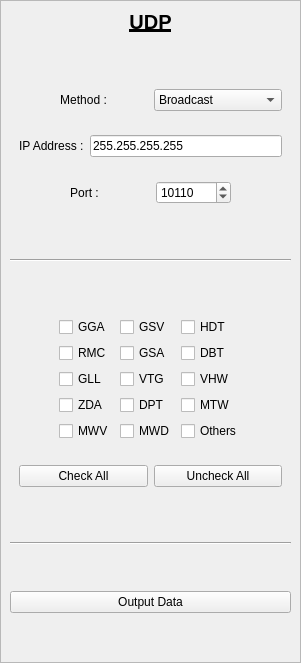
         <widget class="QFrame" name="verticalFrame_udp_output">
          <property name="minimumSize">
           <size>
            <width>275</width>
            <height>0</height>
           </size>
          </property>
          <property name="frameShape">
           <enum>QFrame::Shape::StyledPanel</enum>
          </property>
          <layout class="QVBoxLayout" name="verticalLayout_10">
           <property name="leftMargin">
            <number>9</number>
           </property>
           <property name="topMargin">
            <number>9</number>
           </property>
           <property name="rightMargin">
            <number>9</number>
           </property>
           <property name="bottomMargin">
            <number>9</number>
           </property>
           <item>
            <widget class="QLabel" name="label_16">
             <property name="sizePolicy">
              <sizepolicy hsizetype="Preferred" vsizetype="Maximum">
               <horstretch>0</horstretch>
               <verstretch>0</verstretch>
              </sizepolicy>
             </property>
             <property name="font">
              <font>
               <pointsize>15</pointsize>
               <bold>true</bold>
               <underline>true</underline>
              </font>
             </property>
             <property name="text">
              <string>UDP</string>
             </property>
             <property name="alignment">
              <set>Qt::AlignmentFlag::AlignCenter</set>
             </property>
            </widget>
           </item>
           <item>
            <spacer name="verticalSpacer_21">
             <property name="orientation">
              <enum>Qt::Orientation::Vertical</enum>
             </property>
             <property name="sizeHint" stdset="0">
              <size>
               <width>20</width>
               <height>40</height>
              </size>
             </property>
            </spacer>
           </item>
           <item>
            <layout class="QHBoxLayout" name="horizontalLayout_10">
             <property name="leftMargin">
              <number>9</number>
             </property>
             <property name="topMargin">
              <number>9</number>
             </property>
             <property name="rightMargin">
              <number>9</number>
             </property>
             <property name="bottomMargin">
              <number>9</number>
             </property>
             <item>
              <widget class="QLabel" name="label_17">
               <property name="sizePolicy">
                <sizepolicy hsizetype="Preferred" vsizetype="Preferred">
                 <horstretch>0</horstretch>
                 <verstretch>0</verstretch>
                </sizepolicy>
               </property>
               <property name="text">
                <string>Method :</string>
               </property>
               <property name="alignment">
                <set>Qt::AlignmentFlag::AlignCenter</set>
               </property>
              </widget>
             </item>
             <item>
              <widget class="QComboBox" name="comboBox_udp_host_address">
               <item>
                <property name="text">
                 <string>Broadcast</string>
                </property>
               </item>
               <item>
                <property name="text">
                 <string>Unicast</string>
                </property>
               </item>
               <item>
                <property name="text">
                 <string>Multicast</string>
                </property>
               </item>
              </widget>
             </item>
            </layout>
           </item>
           <item>
            <widget class="QFrame" name="horizontalFrame_udp_ip_address">
             <layout class="QHBoxLayout" name="horizontalLayout_11">
              <property name="leftMargin">
               <number>9</number>
              </property>
              <property name="topMargin">
               <number>9</number>
              </property>
              <property name="rightMargin">
               <number>9</number>
              </property>
              <property name="bottomMargin">
               <number>9</number>
              </property>
              <item>
               <widget class="QLabel" name="label_18">
                <property name="text">
                 <string>IP Address :</string>
                </property>
               </widget>
              </item>
              <item>
               <widget class="QLineEdit" name="lineEdit_udp_ip_address">
                <property name="text">
                 <string>255.255.255.255</string>
                </property>
               </widget>
              </item>
             </layout>
            </widget>
           </item>
           <item>
            <layout class="QHBoxLayout" name="horizontalLayout_3">
             <property name="leftMargin">
              <number>9</number>
             </property>
             <property name="topMargin">
              <number>9</number>
             </property>
             <property name="rightMargin">
              <number>9</number>
             </property>
             <property name="bottomMargin">
              <number>9</number>
             </property>
             <item>
              <spacer name="horizontalSpacer_13">
               <property name="orientation">
                <enum>Qt::Orientation::Horizontal</enum>
               </property>
               <property name="sizeHint" stdset="0">
                <size>
                 <width>40</width>
                 <height>20</height>
                </size>
               </property>
              </spacer>
             </item>
             <item>
              <widget class="QLabel" name="label_15">
               <property name="text">
                <string>Port :</string>
               </property>
               <property name="alignment">
                <set>Qt::AlignmentFlag::AlignCenter</set>
               </property>
              </widget>
             </item>
             <item>
              <spacer name="horizontalSpacer_15">
               <property name="orientation">
                <enum>Qt::Orientation::Horizontal</enum>
               </property>
               <property name="sizeHint" stdset="0">
                <size>
                 <width>40</width>
                 <height>20</height>
                </size>
               </property>
              </spacer>
             </item>
             <item>
              <widget class="QSpinBox" name="spinBox_update_udp_port_output">
               <property name="minimumSize">
                <size>
                 <width>75</width>
                 <height>0</height>
                </size>
               </property>
               <property name="minimum">
                <number>1024</number>
               </property>
               <property name="maximum">
                <number>65535</number>
               </property>
               <property name="value">
                <number>10110</number>
               </property>
              </widget>
             </item>
             <item>
              <spacer name="horizontalSpacer_14">
               <property name="orientation">
                <enum>Qt::Orientation::Horizontal</enum>
               </property>
               <property name="sizeHint" stdset="0">
                <size>
                 <width>40</width>
                 <height>20</height>
                </size>
               </property>
              </spacer>
             </item>
            </layout>
           </item>
           <item>
            <spacer name="verticalSpacer_19">
             <property name="orientation">
              <enum>Qt::Orientation::Vertical</enum>
             </property>
             <property name="sizeHint" stdset="0">
              <size>
               <width>20</width>
               <height>40</height>
              </size>
             </property>
            </spacer>
           </item>
           <item>
            <widget class="Line" name="line">
             <property name="orientation">
              <enum>Qt::Orientation::Horizontal</enum>
             </property>
            </widget>
           </item>
           <item>
            <spacer name="verticalSpacer_20">
             <property name="orientation">
              <enum>Qt::Orientation::Vertical</enum>
             </property>
             <property name="sizeHint" stdset="0">
              <size>
               <width>20</width>
               <height>40</height>
              </size>
             </property>
            </spacer>
           </item>
           <item>
            <layout class="QGridLayout" name="gridLayout_4">
             <property name="leftMargin">
              <number>9</number>
             </property>
             <property name="topMargin">
              <number>9</number>
             </property>
             <property name="rightMargin">
              <number>9</number>
             </property>
             <property name="bottomMargin">
              <number>9</number>
             </property>
             <item row="3" column="2">
              <widget class="QCheckBox" name="checkBox_udp_output_vtg">
               <property name="text">
                <string>VTG</string>
               </property>
              </widget>
             </item>
             <item row="0" column="0">
              <spacer name="horizontalSpacer_21">
               <property name="orientation">
                <enum>Qt::Orientation::Horizontal</enum>
               </property>
               <property name="sizeHint" stdset="0">
                <size>
                 <width>40</width>
                 <height>20</height>
                </size>
               </property>
              </spacer>
             </item>
             <item row="1" column="1">
              <widget class="QCheckBox" name="checkBox_udp_output_rmc">
               <property name="text">
                <string>RMC</string>
               </property>
              </widget>
             </item>
             <item row="0" column="3">
              <widget class="QCheckBox" name="checkBox_udp_output_hdt">
               <property name="text">
                <string>HDT</string>
               </property>
               <property name="checkable">
                <bool>true</bool>
               </property>
              </widget>
             </item>
             <item row="0" column="1">
              <widget class="QCheckBox" name="checkBox_udp_output_gga">
               <property name="text">
                <string>GGA</string>
               </property>
              </widget>
             </item>
             <item row="3" column="1">
              <widget class="QCheckBox" name="checkBox_udp_output_gll">
               <property name="text">
                <string>GLL</string>
               </property>
              </widget>
             </item>
             <item row="4" column="3">
              <widget class="QCheckBox" name="checkBox_udp_output_mtw">
               <property name="text">
                <string>MTW</string>
               </property>
              </widget>
             </item>
             <item row="4" column="1">
              <widget class="QCheckBox" name="checkBox_udp_output_zda">
               <property name="text">
                <string>ZDA</string>
               </property>
              </widget>
             </item>
             <item row="0" column="2">
              <widget class="QCheckBox" name="checkBox_udp_output_gsv">
               <property name="text">
                <string>GSV</string>
               </property>
              </widget>
             </item>
             <item row="1" column="2">
              <widget class="QCheckBox" name="checkBox_udp_output_gsa">
               <property name="text">
                <string>GSA</string>
               </property>
              </widget>
             </item>
             <item row="1" column="3">
              <widget class="QCheckBox" name="checkBox_udp_output_dbt">
               <property name="text">
                <string>DBT</string>
               </property>
               <property name="checkable">
                <bool>true</bool>
               </property>
              </widget>
             </item>
             <item row="0" column="4">
              <spacer name="horizontalSpacer_22">
               <property name="orientation">
                <enum>Qt::Orientation::Horizontal</enum>
               </property>
               <property name="sizeHint" stdset="0">
                <size>
                 <width>40</width>
                 <height>20</height>
                </size>
               </property>
              </spacer>
             </item>
             <item row="4" column="2">
              <widget class="QCheckBox" name="checkBox_udp_output_dpt">
               <property name="text">
                <string>DPT</string>
               </property>
              </widget>
             </item>
             <item row="3" column="3">
              <widget class="QCheckBox" name="checkBox_udp_output_vhw">
               <property name="text">
                <string>VHW</string>
               </property>
               <property name="checkable">
                <bool>true</bool>
               </property>
              </widget>
             </item>
             <item row="5" column="1">
              <widget class="QCheckBox" name="checkBox_udp_output_mwv">
               <property name="text">
                <string>MWV</string>
               </property>
              </widget>
             </item>
             <item row="5" column="2">
              <widget class="QCheckBox" name="checkBox_udp_output_mwd">
               <property name="text">
                <string>MWD</string>
               </property>
              </widget>
             </item>
             <item row="5" column="3">
              <widget class="QCheckBox" name="checkBox_udp_output_others">
               <property name="text">
                <string>Others</string>
               </property>
              </widget>
             </item>
            </layout>
           </item>
           <item>
            <widget class="QFrame" name="horizontalFrame_2">
             <property name="sizePolicy">
              <sizepolicy hsizetype="Preferred" vsizetype="Maximum">
               <horstretch>0</horstretch>
               <verstretch>0</verstretch>
              </sizepolicy>
             </property>
             <layout class="QHBoxLayout" name="horizontalLayout_5">
              <item>
               <widget class="QPushButton" name="pushButton_check_all_udp_output">
                <property name="text">
                 <string>Check All</string>
                </property>
               </widget>
              </item>
              <item>
               <widget class="QPushButton" name="pushButton_uncheck_all_udp_output">
                <property name="text">
                 <string>Uncheck All</string>
                </property>
               </widget>
              </item>
             </layout>
            </widget>
           </item>
           <item>
            <spacer name="verticalSpacer_10">
             <property name="orientation">
              <enum>Qt::Orientation::Vertical</enum>
             </property>
             <property name="sizeHint" stdset="0">
              <size>
               <width>20</width>
               <height>40</height>
              </size>
             </property>
            </spacer>
           </item>
           <item>
            <widget class="Line" name="line_2">
             <property name="orientation">
              <enum>Qt::Orientation::Horizontal</enum>
             </property>
            </widget>
           </item>
           <item>
            <spacer name="verticalSpacer_9">
             <property name="orientation">
              <enum>Qt::Orientation::Vertical</enum>
             </property>
             <property name="sizeHint" stdset="0">
              <size>
               <width>20</width>
               <height>40</height>
              </size>
             </property>
            </spacer>
           </item>
           <item>
            <widget class="QPushButton" name="pushButton_activate_udp_output">
             <property name="text">
              <string>Output Data</string>
             </property>
             <property name="icon">
              <iconset theme="QIcon::ThemeIcon::DocumentSend"/>
             </property>
             <property name="checkable">
              <bool>true</bool>
             </property>
            </widget>
           </item>
           <item>
            <spacer name="verticalSpacer_8">
             <property name="orientation">
              <enum>Qt::Orientation::Vertical</enum>
             </property>
             <property name="sizeHint" stdset="0">
              <size>
               <width>20</width>
               <height>40</height>
              </size>
             </property>
            </spacer>
           </item>
          </layout>
         </widget>
